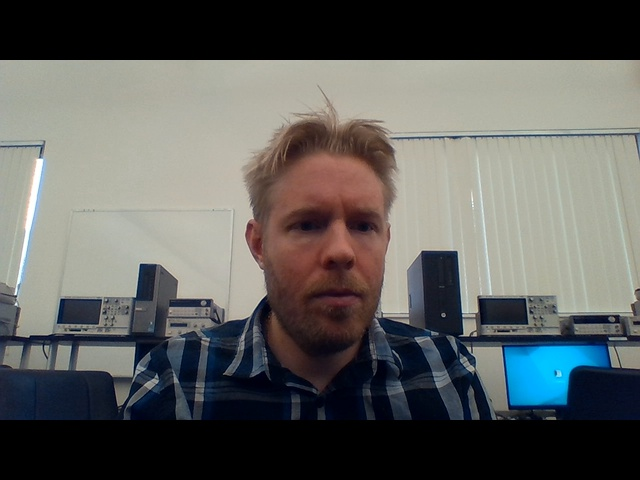
#> input picture rhandelin/saved_img.jpg, 640 x 480 px, given in place of the camera
$ python red_blob_tracker.py
#> lines starting #> are read from the running program, lines starting #| are printed output that depends on the picture; after the words box and inside, x2 and y2 are one past the last pixel; in counts of white or black regions, pixels touching at a corner belong together
#Charles Zaloom

from __future__ import print_function
from collections import deque
import numpy as np
from imutils.video import WebcamVideoStream
from imutils.video import FPS
import imutils
import cv2
import numpy as np
from skimage import io

buf = 32

#---------------

# initialize the list of tracked points, the frame counter,
# and the coordinate deltas
pts = deque(maxlen=buf)
counter = 0
(dX, dY) = (0, 0)
direction = ""

camera = cv2.VideoCapture(0)

maskHSVL = np.array([0,0,100]);
maskHSVU = np.array([55,50,255]);

while True:
	# grab the current frame
	(grabbed, frame) = camera.read()
#> frame is the input picture: shape (480, 640, 3); mean B, G, R 92.3, 94.7, 94
	FRAME = frame

	mask = cv2.inRange(frame, maskHSVL, maskHSVU)
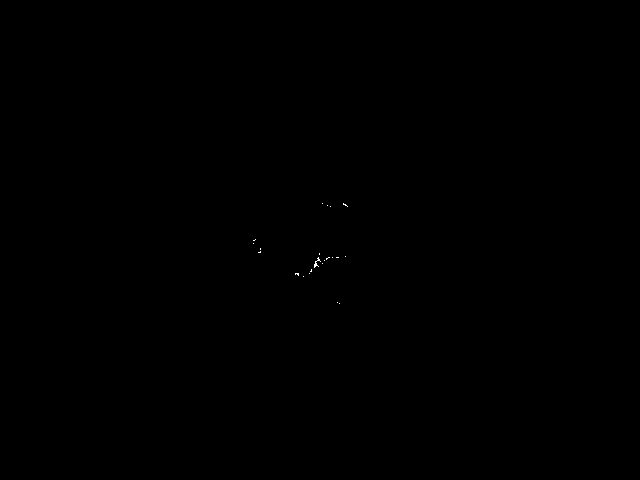
#> mask: shape (480, 640); 0.02% white in thin lines or dots, all inside (x1, y1, x2, y2) = (253, 203, 348, 304)
	frame = cv2.bitwise_and(frame, frame, mask = mask)

	# resize the frame, blur it, and convert it to the HSV
	# color space
	#frame = imutils.resize(frame, width=1200)
	blurred = cv2.GaussianBlur(frame, (11, 11), 0)
	hsv = cv2.cvtColor(blurred, cv2.COLOR_BGR2HSV)
#> hsv: shape (480, 640, 3); mean H, S, V 0, 0.7, 0

	MASK = cv2.erode(hsv, None, iterations=2)
#> MASK: shape (480, 640, 3); mean H, S, V 0, 0.2, 0
	MASK = cv2.dilate(MASK, None, iterations=2)
#> MASK: shape (480, 640, 3); mean H, S, V 0, 0.4, 0

	hz, sz, MASK = cv2.split(MASK)
#> MASK: shape (480, 640)

	# find contours in the mask and initialize the current
	# (x, y) center of the ball
	cnts = cv2.findContours(MASK.copy(), cv2.RETR_EXTERNAL,cv2.CHAIN_APPROX_SIMPLE)[-2]
#> cnts = 5 contours; box (x1, y1, x2, y2) and area: (291, 250, 349, 280) 626, (249, 236, 265, 257) 185, (319, 200, 334, 210) 97, (339, 199, 351, 210) 96, (334, 299, 343, 307) 54
	center = None
	# only proceed if at least one contour was found
	if len(cnts) > 0:
		# find the largest contour in the mask, then use
		# it to compute the minimum enclosing circle and
		# centroid
		c = max(cnts, key=cv2.contourArea)
#> c = contour of 53 points, box (x1, y1, x2, y2) (291, 250, 349, 280), area 626
		((x, y), radius) = cv2.minEnclosingCircle(c)
#> x = 319.5; y = 265; radius = 30.55
		M = cv2.moments(c)
#> M = moments, m00 626.5, centre m10/m00, m01/m00 = (317.8, 263.7)
		center = (int(M["m10"] / M["m00"]), int(M["m01"] / M["m00"]))
#> center = (317, 263)
		cv2.putText(FRAME, "Center point: (" + str(center[0] - 640) + ", " + str((center[1] - 360) * -1) + ")", (100,80), cv2.FONT_HERSHEY_SIMPLEX, 0.75, (50,170,50), 2);

		# only proceed if the radius meets a minimum size
		if radius > 10:
			# draw the circle and centroid on the frame,
			# then update the list of tracked points
			cv2.circle(FRAME, (int(x), int(y)), int(radius),
				(0, 255, 255), 2)
			cv2.circle(FRAME, center, 5, (0, 0, 255), -1)
#> FRAME: shape (480, 640, 3); mean B, G, R 91.6, 95, 93.6
			pts.appendleft(center)
	# loop over the set of tracked points
	for i in np.arange(1, len(pts)):
		# if either of the tracked points are None, ignore
		# them
		if pts[i - 1] is None or pts[i] is None:
			continue

		# check to see if enough points have been accumulated in
		# the buffer
		if counter >= 10 and i == 1 and pts[-10] is not None:
			# compute the difference between the x and y
			# coordinates and re-initialize the direction
			# text variables
			dX = pts[-10][0] - pts[i][0]
			dY = pts[-10][1] - pts[i][1]
			(dirX, dirY) = ("", "")

			# ensure there is significant movement in the
			# x-direction
			if np.abs(dX) > 20:
				dirX = "East" if np.sign(dX) == 1 else "West"

			# ensure there is significant movement in the
			# y-direction
			if np.abs(dY) > 20:
				dirY = "North" if np.sign(dY) == 1 else "South"
			# handle when both directions are non-empty
			if dirX != "" and dirY != "":
				direction = "{}-{}".format(dirY, dirX)

			# otherwise, only one direction is non-empty
			else:
				direction = dirX if dirX != "" else dirY
	# otherwise, compute the thickness of the line and
		# draw the connecting lines
			thickness = int(np.sqrt(buf / float(i + 1)) * 2.5)
			cv2.line(FRAME, pts[i - 1], pts[i], (0, 0, 255), thickness)

	# show the movement deltas and the direction of movement on
	# the frame
	cv2.putText(FRAME, direction, (10, 30), cv2.FONT_HERSHEY_SIMPLEX,
		0.65, (0, 0, 255), 3)
	cv2.putText(FRAME, "dx: {}, dy: {}".format(dX, dY),
		(10, FRAME.shape[0] - 10), cv2.FONT_HERSHEY_SIMPLEX,
		0.55, (0, 0, 255), 1)
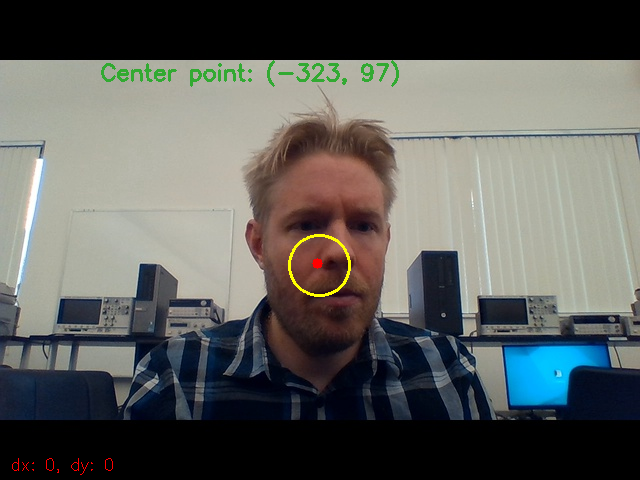
#> FRAME: shape (480, 640, 3); mean B, G, R 91.6, 95, 93.7

	# show the frame to our screen and increment the frame counter
	cv2.imshow("Frame", FRAME)
	key = cv2.waitKey(1) & 0xFF
#> (key q is pressed here)
	counter += 1

	# if the 'q' key is pressed, stop the loop
	if key == 27:#ord("q"):
		break

# cleanup the camera and close any open windows
camera.release()
cv2.destroyAllWindows()
